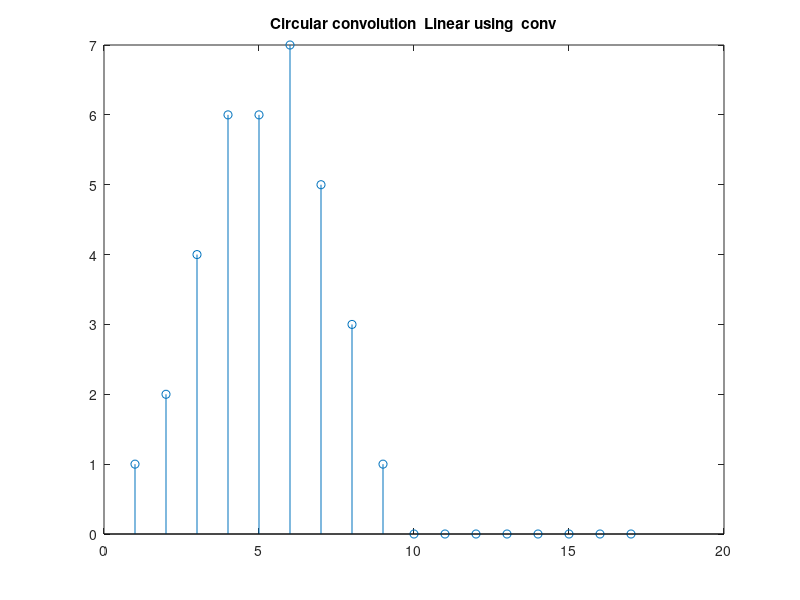

Reproduce this figure in MATLAB.
x = [1,1,1,2,1,1];
h = [1,1,2,1];
xpad = [x zeros(1,length(h)-1) ];
hpad = [h zeros(1,length(x)-1)];
c=cconv(xpad,hpad);
  
display(c);
stem(1:length(c),c);
title('Circular convolution  Linear using  conv');